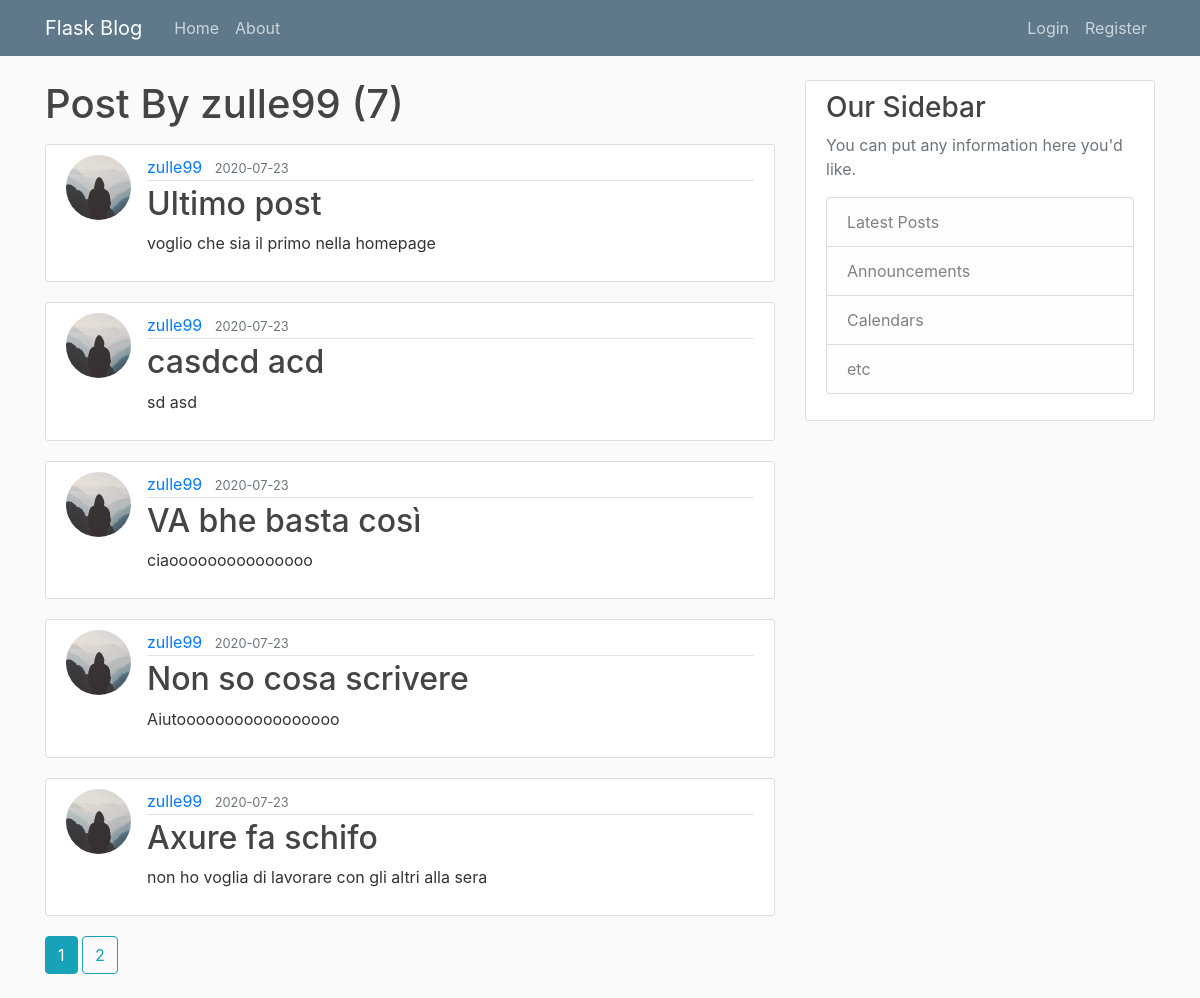
The page /user/zulle99 on the database as committed earlier.
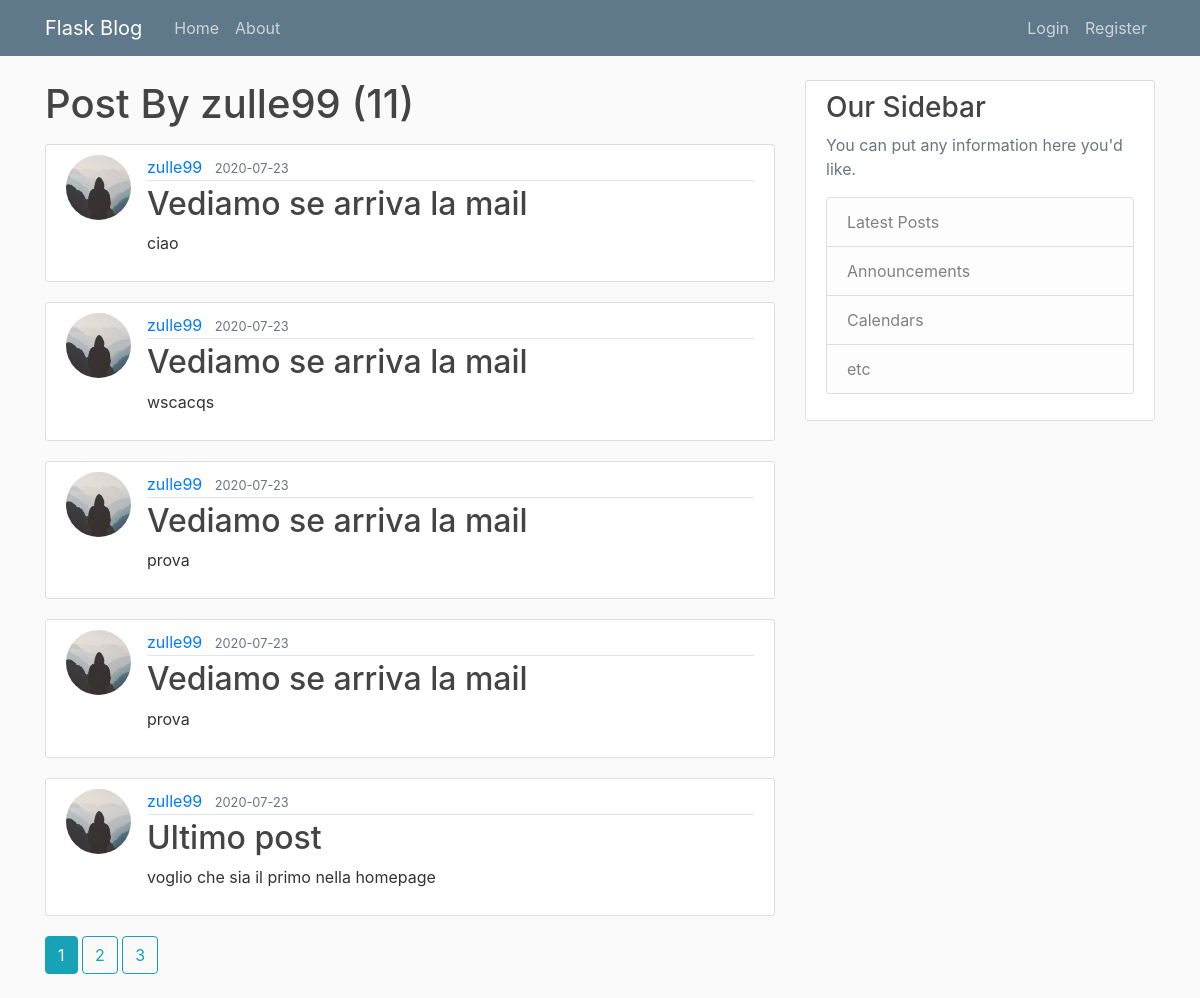
The same page on the database as committed later.
### flaskblog/models.py (models this page shows, shortened)
class Post(db.Model):
    id = db.Column(db.Integer, primary_key=True)
    title = db.Column(db.String(100), nullable=False)
    date_posted = db.Column(db.DateTime, nullable=False, default=datetime.utcnow)
    content = db.Column(db.Text, nullable=False)
    user_id = db.Column(db.Integer, db.ForeignKey('user.id'), nullable=False)

class User(db.Model, UserMixin):
    id = db.Column(db.Integer, primary_key=True)
    username = db.Column(db.String(20), unique=True, nullable=False)
    email = db.Column(db.String(120), unique=True, nullable=False)
    image_file = db.Column(db.String(20), nullable=False, default='default.jpg')
    password = db.Column(db.String(60), nullable=False)
    posts = db.relationship('Post', backref='author', lazy=True)

### flaskblog/routes.py (the view)
@app.route("/user/<string:username>") # funzione per visualizzare tutti i post che quel utente ha scritto
def user_posts(username):
    page = request.args.get('page', 1, type=int) # richiediamo il numero di pagina nell'url, di default è 1 e deve essere un int così se ci passano cose che non sono int darà erorre
    user = User.query.filter_by(username=username).first_or_404() # mi prendo l'id del utente
    posts = Post.query.filter_by(author=user)\
        .order_by(Post.date_posted.desc())\
        .paginate(page=page, per_page=5)
    return render_template('user_posts.html', posts=posts, user=user)

### flaskblog/templates/user_posts.html
{% extends "layout.html" %}
{% block content %}
    <h1 class="mb-3">Post By {{ user.username }} ({{ posts.total }})</h1>
    {% for post in posts.items %}
        <article class="media content-section">
          <img class="rounded-circle article-img" src="{{ url_for('static', filename='profile_pics/' + post.author.image_file) }}">
          <div class="media-body">
            <div class="article-metadata">
              <a class="mr-2" href="{{ url_for('user_posts', username=post.author.username) }}">{{ post.author.username }}</a>
              <small class="text-muted">{{ post.date_posted.strftime('%Y-%m-%d') }}</small>
            </div>
            <h2><a class="article-title" href="{{ url_for('post', post_id=post.id) }}">{{ post.title }}</a></h2>
            <p class="article-content">{{ post.content }}</p>
          </div>
        </article>
    {% endfor %}
    {% for page_num in posts.iter_pages(left_edge=1, right_edge=1, left_current=1, right_current=2) %}
      {% if page_num %}
        {% if posts.page == page_num %}
          <a class="btn btn-info mb-4" href="{{ url_for('user_posts', username=user.username, page=page_num) }}"> {{ page_num }}</a>
        {% else %}
          <a class="btn btn-outline-info mb-4" href="{{ url_for('user_posts', username=user.username, page=page_num) }}"> {{ page_num }}</a>
        {% endif %}
      {% else %}
        ...
      {% endif %}
    {% endfor %}
{% endblock content %}

Rows that differ between the two databases and show on the page:
no longer on this page (row unchanged): Post: image_file (placeholder picture), author.username "zulle99", date_posted "2020-07-23", title "casdcd acd", content "sd asd"
no longer on this page (row unchanged): Post: image_file (placeholder picture), author.username "zulle99", date_posted "2020-07-23", title "VA bhe basta così", content "ciaooooooooooooooo"
no longer on this page (row unchanged): Post: image_file (placeholder picture), author.username "zulle99", date_posted "2020-07-23", title "Non so cosa scrivere", content "Aiutooooooooooooooooo"
no longer on this page (row unchanged): Post: image_file (placeholder picture), author.username "zulle99", date_posted "2020-07-23", title "Axure fa schifo", content "non ho voglia di lavorare con gli altri alla sera"
added Post: image_file (placeholder picture), author.username "zulle99", date_posted "2020-07-23", title "Vediamo se arriva la mail", content "ciao"
added Post: image_file (placeholder picture), author.username "zulle99", date_posted "2020-07-23", title "Vediamo se arriva la mail", content "wscacqs"
added Post: image_file (placeholder picture), author.username "zulle99", date_posted "2020-07-23", title "Vediamo se arriva la mail", content "prova"
added Post: image_file (placeholder picture), author.username "zulle99", date_posted "2020-07-23", title "Vediamo se arriva la mail", content "prova"
Other text that changed with them:
{{ posts.total }}: "7" → "11"
new list line: "3"
